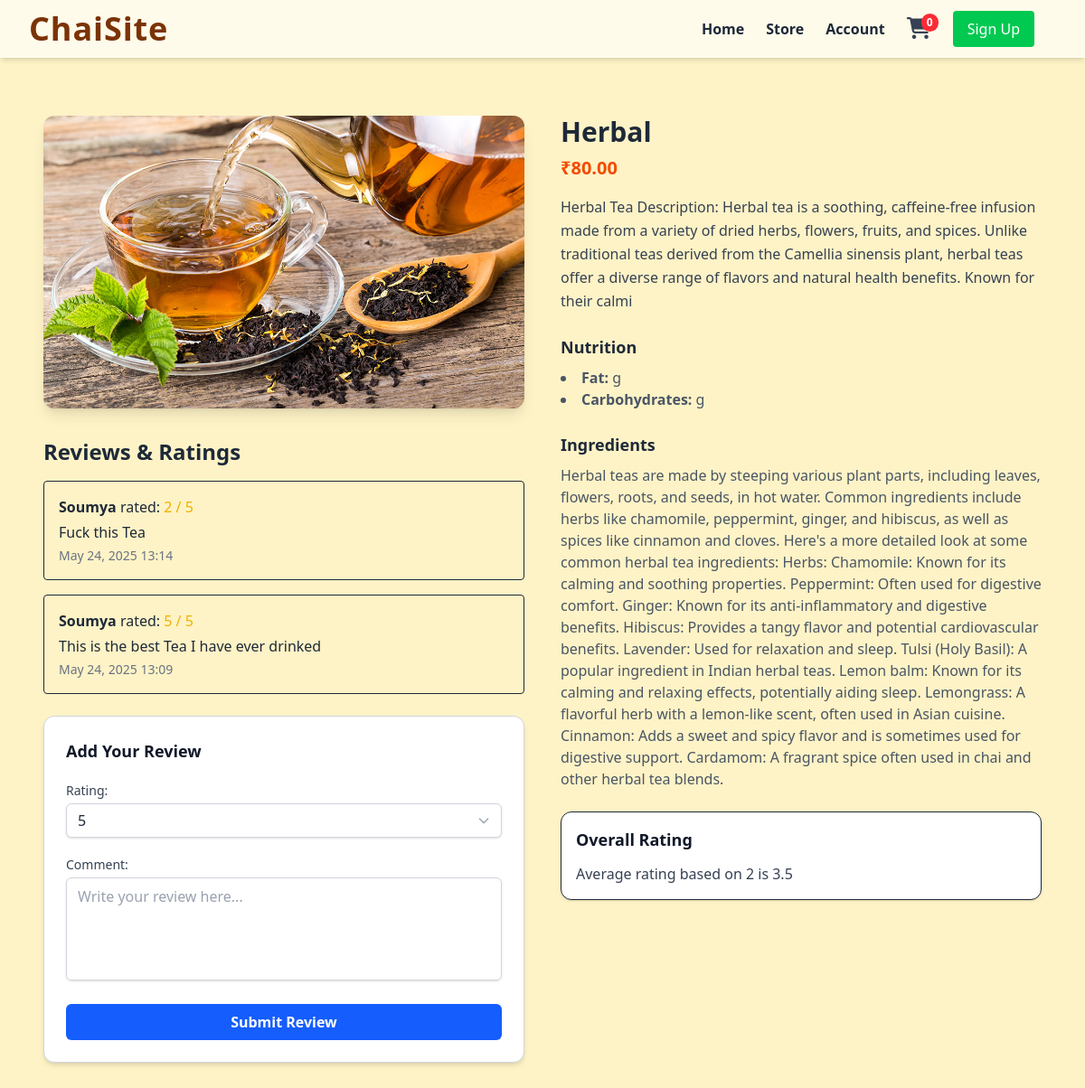
Page /chai/2/ on the committed database.
### chai/models.py (models this page shows, shortened)
class ChaiVariety(models.Model):
    CHAI_TYPE_CHOICE=[
        ('ML','MASALA'),
        ('GR','GINGER'),
        ('KL','KIWI'),
        ('PL','PLAIN'),
        ('EL','ELAICHI'),
    ]
    name= models.CharField(max_length=100)
    image= models.ImageField(upload_to='chais/')
    date_addded=models.DateTimeField(default=timezone.now)
    type=models.CharField(max_length=2,choices=CHAI_TYPE_CHOICE)
    ingredients = models.TextField(blank=True, null=True)
    price = models.DecimalField(max_digits=6, decimal_places=2)
    reviewrating = models.FloatField(default=0.0)
    description= models.CharField(default= "no description yet")

class ChaiReview(models.Model):
    chai = models.ForeignKey(ChaiVariety, on_delete=models.CASCADE, related_name='reviews')
    user=models.ForeignKey(User,on_delete=models.CASCADE)
    rating = models.IntegerField(
        choices=[(i, str(i)) for i in range(1, 6)],
        default=5
    )
    comment=models.TextField()
    created_at = models.DateTimeField(auto_now_add=True)

### chai/views.py (the view)
# urls.py: path('<int:chai_id>/', views.Chai_detail, name='chai_detail')
def Chai_detail(request, chai_id):
    chai = get_object_or_404(ChaiVariety, pk=chai_id)
    reviews = chai.reviews.all().order_by('-created_at')
    avg_rating = reviews.aggregate(Avg('rating'))['rating__avg'] or 0
    avg_rating = round(avg_rating, 1)
    if request.method == "POST":
        form = ChaiReviewForm(request.POST)
        if form.is_valid():
            review = form.save(commit=False)
            review.chai = chai
            review.user = request.user
            review.save()
            return redirect('chai_detail', chai_id=chai_id)
    else:
        form = ChaiReviewForm()
    return render(request, 'chai/chai_detail.html', {
        'chai': chai,
        'reviews': reviews,
        'form': form,
        'avg_rating': avg_rating,
    })

### chai/forms.py
class ChaiReviewForm(forms.ModelForm):
    class Meta:
        model = ChaiReview
        fields = ['rating', 'comment']
        widgets = {
            'rating': forms.Select(attrs={'class': 'form-select'}),
            'comment': forms.Textarea(attrs={'class': 'form-textarea', 'rows': 4, 'placeholder': 'Write your review here...'}),
        }

### cart/context.py (called while the page is built)
def cart_context(request):
    if request.user.is_authenticated:
        cart = Cart.objects.filter(user=request.user).first()
    else:
        cart = None
    return {'cart': cart}

### chai/templates/chai/chai_detail.html (shortened to what this page needs)
{% extends "layout.html" %}
{% load static tailwind_tags %}
{% block content %}
<div class="max-w-6xl mx-auto px-6 py-10">
    <div class="grid md:grid-cols-2 gap-10 items-start">
        <div>
            <img class="rounded-xl shadow-lg w-full object-cover max-h-[400px]" src="{{ chai.image.url }}" alt="{{ chai.name }}">
            <section class="mt-8">
                <h2 class="text-2xl font-semibold mb-4">Reviews & Ratings</h2>
                {% if reviews %}
                    <div class="space-y-4 mb-6">
                        {% for review in reviews %}
                            <div class="border p-4 rounded">
                                <p><strong>{{ review.user.username }}</strong> rated:
                                    <span class="text-yellow-500">{{ review.rating }} / 5</span></p>
                                <p class="mt-1">{{ review.comment }}</p>
                                <p class="text-sm text-gray-500 mt-1">{{ review.created_at|date:"M d, Y H:i" }}</p>
                            </div>
                        {% endfor %}
                    </div>
                {% else %}
                    <p class="text-gray-500 mb-6">No reviews yet. Be the first to review!</p>
                {% endif %}
                <div class="p-6 border border-gray-300 rounded-xl bg-white max-w-xl shadow-md">
                    <h3 class="text-lg font-semibold text-gray-900 mb-5">Add Your Review</h3>
                    <form method="post" class="space-y-5">
                        <div>
                            <label for="rating" class="block text-sm font-medium text-gray-700 mb-1">Rating:</label>
                            <div class="relative">
                                <select name="rating" id="rating"
                                    class="block appearance-none w-full bg-white border border-gray-300 text-gray-800 py-2 px-3 pr-10 rounded-md leading-tight shadow-sm focus:outline-none focus:ring-2 focus:ring-yellow-400 focus:border-yellow-400">
                                    {% for i in "54321" %}
                                        <option value="{{ i }}" {% if i == selected_rating %}selected{% endif %}>{{ i }}</option>
                                    {% endfor %}
                                </select>
                                <div class="pointer-events-none absolute inset-y-0 right-0 flex items-center px-3 text-gray-400">
                                </div>
                            </div>
                        </div>
                        <div>
                            <label for="comment" class="block text-sm font-medium text-gray-700 mb-1">Comment:</label>
                            <textarea name="comment" id="comment" rows="4" placeholder="Write your review here..."
                                class="w-full border border-gray-300 rounded-md px-3 py-2 text-gray-800 placeholder-gray-400 shadow-sm focus:outline-none focus:ring-2 focus:ring-yellow-400 focus:border-yellow-400 resize-none"></textarea>
                        </div>
                        <div>
                            <button type="submit"
                                class="w-full bg-blue-600 hover:bg-blue-700 text-white font-semibold py-2 rounded-md transition duration-200">
                                Submit Review
                            </button>
                        </div>
                    </form>
                </div>
            </section>
        </div>
        <div>
            <h2 class="text-3xl font-bold text-gray-800 mb-2">{{ chai.name }}</h2>
            <p class="text-xl text-orange-600 font-semibold mb-4">₹{{ chai.price }}</p>
            <p class="text-gray-700 mb-6 leading-relaxed">{{ chai.description }}</p>
            <div class="mb-6">
                <h3 class="text-lg font-semibold text-gray-800 mb-2">Nutrition</h3>
                <ul class="list-disc list-inside text-gray-600">
                    <li><strong>Fat:</strong> {{ chai.fat_content }} g</li>
                    <li><strong>Carbohydrates:</strong> {{ chai.carb_content }} g</li>
                </ul>
            </div>
            <div class="mb-6">
                <h3 class="text-lg font-semibold text-gray-800 mb-2">Ingredients</h3>
                <p class="text-gray-600">{{ chai.ingredients }}</p>
            </div>
            <div class="p-4 bg-white rounded-xl shadow-sm border">
                <h3 class="text-lg font-semibold text-gray-900 mb-3">Overall Rating</h3>
                <p class="text-gray-700">Average rating based on {{ reviews|length }} is  {{avg_rating}}</p>
            </div>
        </div>
    </div>
</div>
{% endblock content %}

### rows in the picture
ChaiVariety: image (picture), name "Herbal", price "80.00", description "Herbal Tea Description: Herbal tea is a soothing, caffeine-free infusion made from a variety of dried herbs, flowers, fruits, and spices. Unlike traditional teas derived from the Camellia sinensis plant, herbal teas offer a diverse range of flavors and natural health benefits. Known for their calmi", ingredients "Herbal teas are made by steeping various plant parts, including leaves, flowers, roots, and seeds, in hot water. Common ingredients include herbs like chamomile, peppermint, ginger, and hibiscus, as well as spices like cinnamon and cloves. Here's a more detailed look at some common herbal tea ingredients: Herbs: Chamomile: Known for its calming and soothing properties. Peppermint: Often used for digestive comfort. Ginger: Known for its anti-inflammatory and digestive benefits. Hibiscus: Provides a tangy flavor and potential cardiovascular benefits. Lavender: Used for relaxation and sleep. Tulsi (Holy Basil): A popular ingredient in Indian herbal teas. Lemon balm: Known for its calming and…"
ChaiReview: user.username "Soumya", rating "2", comment "Fuck this Tea", created_at "May 24, 2025 13:14"
ChaiReview: user.username "Soumya", rating "5", comment "This is the best Tea I have ever drinked", created_at "May 24, 2025 13:09"

### other values in the picture
{{ reviews|length }} "2"
{{ avg_rating }} "3.5"
form field rating "5"
